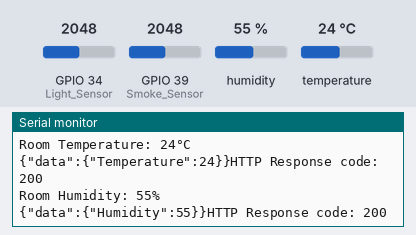
The sketch below on a simulated ESP32. On the bench: the last lines printed to the serial monitor. The inputs (shaded band) are chosen by the test bench; at power-on: humidity 55 %, GPIO 34 (Light_Sensor) = 2048, GPIO 39 (Smoke_Sensor) = 2048, temperature 24 °C. WiFi joins after 1.5 s; servers stay silent unless stated; uploads are accepted with an empty reply; storage starts empty.

Above: at 2.7 s.
2.8 s: humidity set to 22 %
At 2.99 s:
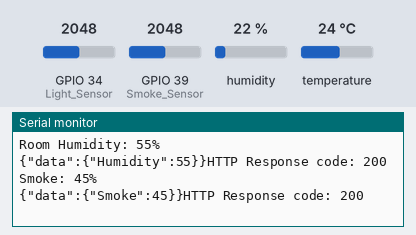
9.6 s: GPIO 34 (Light_Sensor) set to 2866
At 9.81 s:
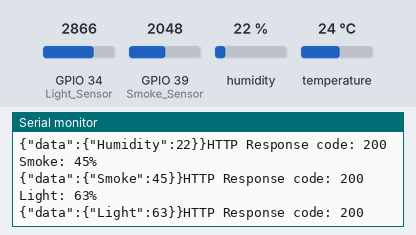
16.4 s: GPIO 39 (Smoke_Sensor) set to 2866
At 17.47 s:
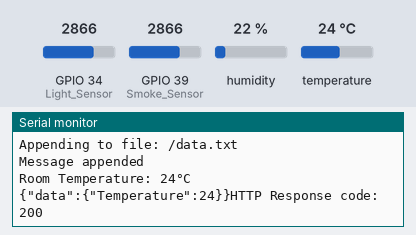
23.2 s: temperature set to 12 °C
At 24.09 s:
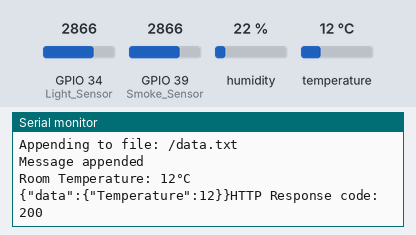
30.0 s: GPIO 34 (Light_Sensor) set to 3972
At 31.3 s:
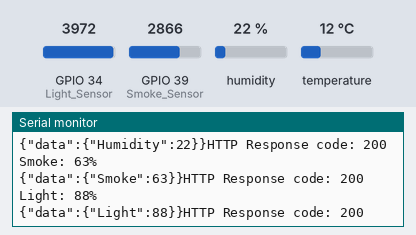
31.5 s: GPIO 39 (Smoke_Sensor) set to 3972
At 32.55 s:
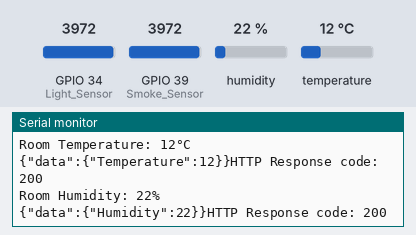
Timing chart, 0 to 34.0 s (numbered marks = the images above; inputs shaded):
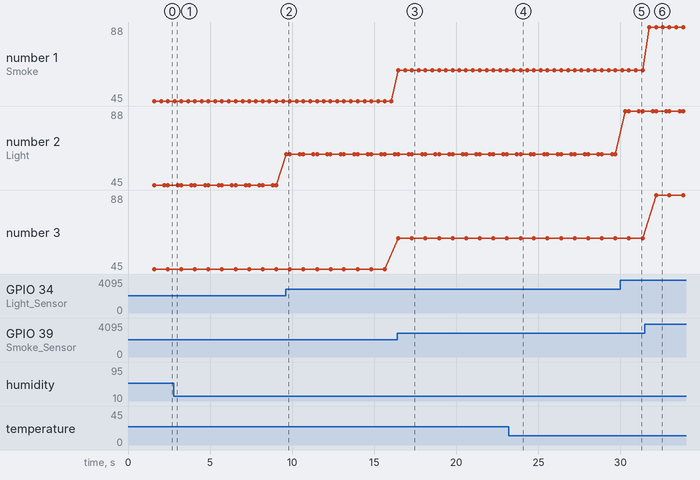

Measured:
- after the input at 9.6 s, the serial monitor: prints a new line after 0.06 s (image 2)
- after the input at 16.4 s, the serial monitor: prints a new line after 0.08 s (image 3)
- after the input at 23.2 s, the serial monitor: prints a new line after 0.72 s (image 4)
- after the input at 30.0 s, the serial monitor: prints a new line after 0.31 s (image 5)
- after the input at 31.5 s, the serial monitor: prints a new line after 0.27 s (image 6)
- plotted number 2: 45 → 63 after the input at 9.6 s, 63 → 88 after the input at 30.0 s

The sketch:

10_IOT_Based_Smart_Data_Logger.ino
```cpp
#include <WiFi.h>
#include <HTTPClient.h>
#include <ArduinoJson.h>
#include <SPI.h>
#include "DHT.h"
#include "FS.h"
#include "SD.h"


const char* ssid = "House of R&D";
const char* password = "12345HouseofR&D";

const char* TemperaturePost_serverName = "https://api.iotsnacksbox.io/trigger/Temperature?snacksboxtoken=df4ea9286188ed53b96d8b434c80ccd9dde91e3be46b32601da5acf7807bd7a0" ;
const char* HumidityPost_serverName    = "https://api.iotsnacksbox.io/trigger/Humidity?snacksboxtoken=df4ea9286188ed53b96d8b434c80ccd9dde91e3be46b32601da5acf7807bd7a0" ;
const char* SmokePost_serverName       = "https://api.iotsnacksbox.io/trigger/Smoke?snacksboxtoken=df4ea9286188ed53b96d8b434c80ccd9dde91e3be46b32601da5acf7807bd7a0" ;
const char* LightPost_serverName       = "https://api.iotsnacksbox.io/trigger/Light?snacksboxtoken=df4ea9286188ed53b96d8b434c80ccd9dde91e3be46b32601da5acf7807bd7a0" ;


#define DHTPIN 15
#define DHTTYPE DHT11
DHT dht(DHTPIN, DHTTYPE);

int Smoke_Sensor = 39;
int Light_Sensor = 34;

int Temperature;
int Humidity;
int Smoke;
int Light;

#define SD_CS 5
RTC_DATA_ATTR int readingID = 0;
String dataMessage;

void setup() {
  Serial.begin(115200);

  WiFi.begin(ssid, password);
  Serial.println("Connecting");
  while (WiFi.status() != WL_CONNECTED) {
    delay(500);
    Serial.print(".");
  }
  Serial.println("");
  Serial.print("Connected to WiFi network with IP Address: ");
  Serial.println(WiFi.localIP());

  dht.begin();
  pinMode(Smoke_Sensor, INPUT);
  pinMode(Light_Sensor, INPUT);


  SD.begin(SD_CS);
  if (!SD.begin(SD_CS)) {
    Serial.println("Card Mount Failed");
    return;
  }
  uint8_t cardType = SD.cardType();
  if (cardType == CARD_NONE) {
    Serial.println("No SD card attached");
    return;
  }
  Serial.println("Initializing SD card...");
  if (!SD.begin(SD_CS)) {
    Serial.println("ERROR - SD card initialization failed!");
    return;    // init failed
  }

  // If the data.txt file doesn't exist
  // Create a file on the SD card and write the data labels
  File file = SD.open("/data.txt");
  if (!file) {
    Serial.println("File doens't exist");
    Serial.println("Creating file...");
    writeFile(SD, "/data.txt", "Reading ID, Temperature, Humidity, Smoke, Light \r\n");
  }
  else {
    Serial.println("File already exists");
  }
  file.close();


}

void logSDCard() {
  dataMessage = String(readingID) + "," + String(Temperature) + "," + String(Humidity) + "," + String(Smoke) + "," +
                String(Light) + "\r\n";
  Serial.print("Save data: ");
  Serial.println(dataMessage);
  appendFile(SD, "/data.txt", dataMessage.c_str());
}

// Write to the SD card (DON'T MODIFY THIS FUNCTION)
void writeFile(fs::FS &fs, const char * path, const char * message) {
  Serial.printf("Writing file: %s\n", path);

  File file = fs.open(path, FILE_WRITE);
  if (!file) {
    Serial.println("Failed to open file for writing");
    return;
  }
  if (file.print(message)) {
    Serial.println("File written");
  } else {
    Serial.println("Write failed");
  }
  file.close();
}

// Append data to the SD card (DON'T MODIFY THIS FUNCTION)
void appendFile(fs::FS &fs, const char * path, const char * message) {
  Serial.printf("Appending to file: %s\n", path);

  File file = fs.open(path, FILE_APPEND);
  if (!file) {
    Serial.println("Failed to open file for appending");
    return;
  }
  if (file.print(message)) {
    Serial.println("Message appended");
  } else {
    Serial.println("Append failed");
  }
  file.close();
}


int Temperature_Read() {
  Temperature = dht.readTemperature();
  Serial.print("Room Temperature: ");
  Serial.print(Temperature);
  Serial.println("°C");
  return Temperature;
}
int Humidity_Read() {
  Humidity = dht.readHumidity();
  Serial.print("Room Humidity: ");
  Serial.print(Humidity);
  Serial.println("%");
  return Humidity;
}

int Smoke_Read() {
  Smoke = analogRead(Smoke_Sensor) / 45;
  Serial.print("Smoke: ");
  Serial.print(Smoke);
  Serial.println("%");
  return Smoke;
}
int Light_Read() {
  Light = analogRead(Light_Sensor) / 45;
  Serial.print("Light: ");
  Serial.print(Light);
  Serial.println("%");
  return Light;
}

void Control_Server_From_Device() {
  HTTPClient http;
  http.begin(TemperaturePost_serverName);

  // Specify content-type header
  http.addHeader("Content-Type", "application/x-www-form-urlencoded");
  http.addHeader("Content-Type", "application/json");

  char buffer[32];
  DynamicJsonDocument doc0(32);
  JsonObject data = doc0.createNestedObject("data");
  Temperature_Read();
  data["Temperature"] = Temperature;
  serializeJson(doc0, buffer);
  Serial.print(buffer);

  String httpRequestData = buffer;
  int httpResponseCode = http.POST(httpRequestData);

  Serial.print("HTTP Response code: ");
  Serial.println(httpResponseCode);
  http.end();


  http.begin(HumidityPost_serverName);

  // Specify content-type header
  http.addHeader("Content-Type", "application/x-www-form-urlencoded");
  http.addHeader("Content-Type", "application/json");

  buffer[32];
  DynamicJsonDocument doc1(32);
  data = doc1.createNestedObject("data");
  Humidity_Read();
  data["Humidity"] = Humidity;
  serializeJson(doc1, buffer);
  Serial.print(buffer);

  httpRequestData = buffer;
  httpResponseCode = http.POST(httpRequestData);

  Serial.print("HTTP Response code: ");
  Serial.println(httpResponseCode);
  http.end();

  http.begin(SmokePost_serverName);

  // Specify content-type header
  http.addHeader("Content-Type", "application/x-www-form-urlencoded");
  http.addHeader("Content-Type", "application/json");

  buffer[32];
  DynamicJsonDocument doc2(32);
  data = doc2.createNestedObject("data");
  Smoke_Read();
  data["Smoke"] = Smoke;
  serializeJson(doc2, buffer);
  Serial.print(buffer);

  httpRequestData = buffer;
  httpResponseCode = http.POST(httpRequestData);

  Serial.print("HTTP Response code: ");
  Serial.println(httpResponseCode);
  http.end();


  http.begin(LightPost_serverName);

  // Specify content-type header
  http.addHeader("Content-Type", "application/x-www-form-urlencoded");
  http.addHeader("Content-Type", "application/json");

  buffer[32];
  DynamicJsonDocument doc3(32);
  data = doc3.createNestedObject("data");
  Light_Read();
  data["Light"] = Light;
  serializeJson(doc3, buffer);
  Serial.print(buffer);

  httpRequestData = buffer;
  httpResponseCode = http.POST(httpRequestData);

  Serial.print("HTTP Response code: ");
  Serial.println(httpResponseCode);
  http.end();


}


void loop() {

  if (WiFi.status() == WL_CONNECTED) {
    readingID++;
    Temperature_Read();
    Humidity_Read();
    Smoke_Read();
    Light_Read();
    logSDCard();
    Control_Server_From_Device();
  }
  else {
    Serial.println("WiFi Disconnected");
  }


}
```
